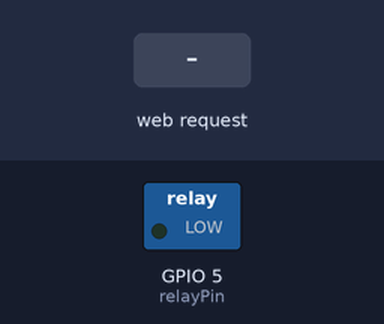
A sketch run on a simulated ESP8266 (NodeMCU). Parts: switched loads named in the sketch (green lamp = pin HIGH). Inputs (shaded band) come from the test bench. WiFi joins after 1.5 s; servers stay silent unless stated; what the sketch prints to the serial monitor is not drawn.

Above: at 2.7 s.
2.8 s: HTTP request GET /relay/on received
At 4.0 s:
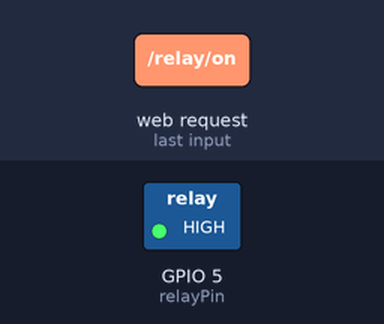
4.3 s: HTTP request GET /relay/off received
At 5.3 s:
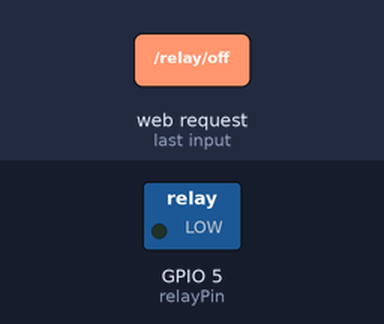
Timing chart, 0 to 7.3 s (numbered marks = the images above; inputs shaded):
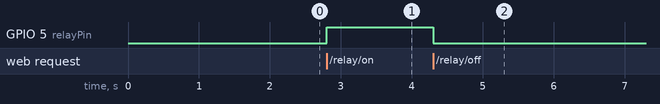

Measured:
- after the input at 2.8 s, GPIO 5 (relayPin): LOW → HIGH at once
- after the input at 4.3 s, GPIO 5 (relayPin): HIGH → LOW at once

The sketch:

Relay_Test.ino
```cpp
#include <ESP8266WiFi.h>

char* ssid = "Thyme Events";
char* password =  "pierre@home";

WiFiServer server(80);

int relayPin = 5;

void setup() {

  Serial.begin(115200);

  connectToWifi();

  pinMode (relayPin, OUTPUT);

  digitalWrite (relayPin, LOW);

}

void loop() {
  if(WiFi.status() != WL_CONNECTED){
    connectToWifi();
  }

  WiFiClient client = server.available();
  if (!client) {
    return;
  }

  Serial.println("Request Received");
  while(!client.available()){
    delay(1);
  }

  // Read the first line of the request
  String request = client.readStringUntil('\r');
  Serial.println(request);
  client.flush();

  hanldeRequest(request);

  client.stop();
}

void connectToWifi(){
  WiFi.begin(ssid, password);

  Serial.println("");
  Serial.print("Connecting to WiFi.");
  while (WiFi.status() != WL_CONNECTED) {
    delay(500);
    Serial.print(".");
  }

  Serial.println("");
  Serial.println("Connected to the WiFi network");

  // Start the server
  server.begin();
  Serial.println("Server started");

  // Print the IP address
  Serial.print("Use this URL to connect: ");
  Serial.print("http://");
  Serial.print(WiFi.localIP());
  Serial.println("/");
}

void hanldeRequest(String request){
  // Match the request
  int value = LOW;
  if (request.indexOf("/relay/on") != -1) {
    Serial.println("Switching ON relay!");
    digitalWrite(relayPin, HIGH);
    value = HIGH;
  } else if (request.indexOf("/relay/off") != -1){
    Serial.println("Switching OFF relay!");
    digitalWrite(relayPin, LOW);
    value = LOW;
  } else {
    Serial.println("Unknown request received: " + request);
  }
}
```
